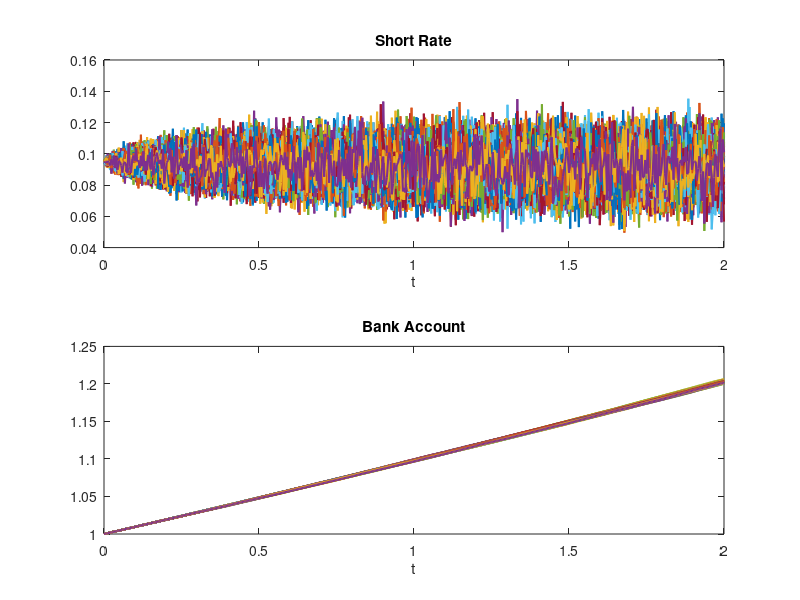

Source code (MATLAB):
%=========================================================================%
%============== Interest Rate and Credit Risk Models =====================% 
%============================== Problem Set 5 ============================%
%================================ Exercise 2 =============================%
%======== BRODARD Lionel, MARCHAL Antoine, TISSOT-DAGUETTE Valentin ======%
%======================= OUYANG Tonglin, GIRO Tomas ======================%
%=========================================================================%

close all; clear; clc; format short; warning('off')

%% 0. Setup 

beta = -0.86; b = 0.09 * abs(beta); sigma = 0.0148; r_0 = 0.095;

T = 2; N_T = T * 252; D_t = T / N_T; N_sim = 10000;

grid = linspace(0,T,N_T+1);

%% I. Monte Carlo Exact Scheme

% Store the terms exp(beta*t_i) in a vector 
Y = exp(beta * grid');

% Exact mean and variance of the process
Mu = r_0 * Y + b/beta * (Y-1); Var = sigma^2*(Y.^2-1)/(2*beta);

% Resulting trajectories for the short rate 
r = Mu + sqrt(Var).* [ones(1,N_sim);randn(N_T,N_sim)];

%% II. Evolution of the Bank Account and obtained price

Bank_Account = [ones(1,N_sim);exp(cumsum(r(1:end-1,:))/252)];

Terminal_Value = mean(Bank_Account(end,:));

MC_Price = 1 / Terminal_Value;

fprintf('\nMonte Carlo Price of the ZCB Bond: %2.5f\n',MC_Price)

%% III. Plots

figure 

subplot(2,1,1); plot(grid,r(:,1:200),'Linewidth',1.5); 
xlabel('t');    title('Short Rate')

subplot(2,1,2); plot(grid,Bank_Account(:,1:200),'Linewidth',1.5);
xlabel('t');    title('Bank Account')

%% Comparison with the closed form solution and exact moments

y = Y(end); B = (y - 1)/beta;

A = sigma^2*(4*y-y^2-2*log(y)-3)/(4*beta^2) + b*(y-1-log(y))/(beta^2);

fprintf('\nExact Price of the ZCB Bond: %2.5f\n',exp(-(A + B * r_0)))

% Mean
fprintf('\n====================================================\n')
fprintf('\nMonte Carlo mean of r at time T: %2.5f\n',mean(r(end,:)))

mean_exact = r_0 * exp(beta * T) + b/beta * (exp(beta*T)-1);

fprintf('\nExact mean of r at time T: %2.5f\n',mean_exact)

% Variance
fprintf('\n====================================================\n')
fprintf('\nMonte Carlo variance of r at time T: %e\n',var(r(end,:)))

var_exact = sigma^2/(2*beta) * (exp(2*beta*T)-1);

fprintf('\nExact variance of r at time T: %e\n',var_exact)
